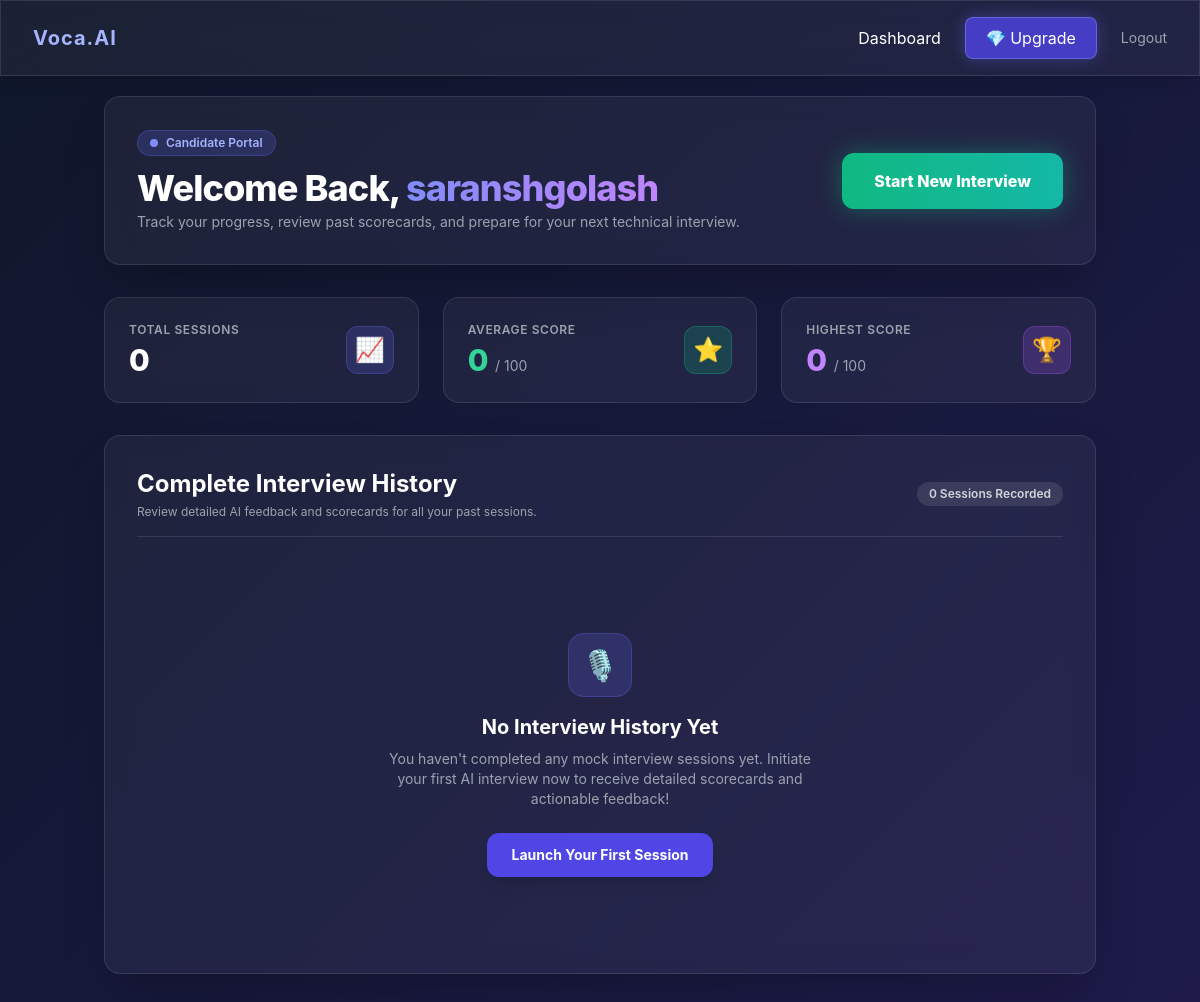
Page /dashboard (signed in) on the earlier database version.
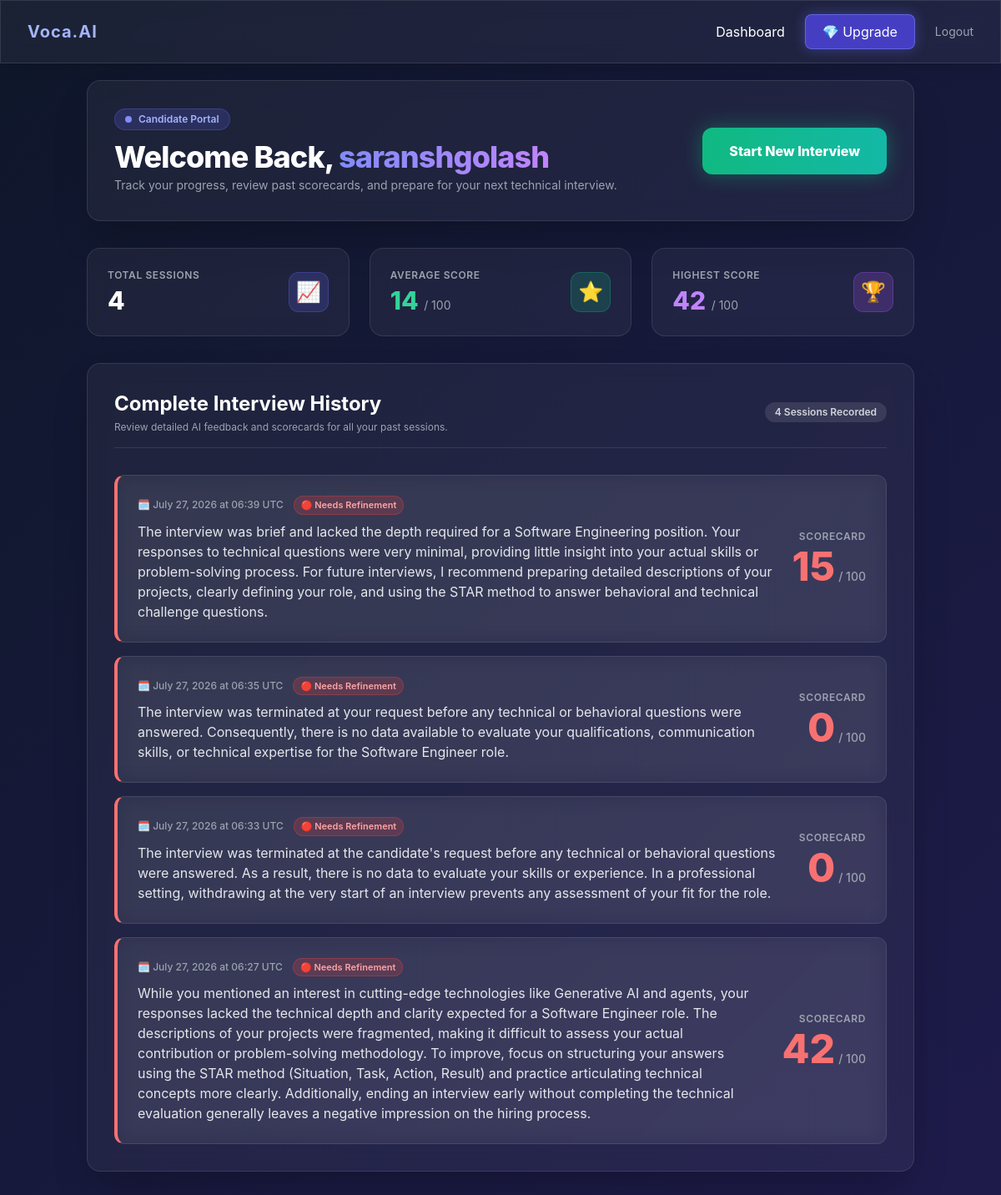
Same page on the later database version.
### app.py (models this page shows, shortened)
class Interview(db.Model):
    id = db.Column(db.Integer, primary_key=True)
    user_id = db.Column(db.Integer, db.ForeignKey('user.id'), nullable=False)
    date_taken = db.Column(db.DateTime, nullable=False, default=datetime.utcnow)
    score = db.Column(db.Integer, nullable=False)
    feedback = db.Column(db.Text, nullable=False)

### app.py (the view)
@app.route('/dashboard')
@login_required
def dashboard():
    all_interviews = Interview.query.filter_by(user_id=current_user.id).order_by(Interview.date_taken.desc()).all()
    return render_template('dashboard.html', interviews=all_interviews)

### app.py (called while the page is built)
@login_manager.user_loader
def load_user(user_id):
    return User.query.get(int(user_id))

### templates/dashboard.html
{% extends 'base.html' %} {% block content %}
<div class="space-y-8">
  <div
    class="glass-card rounded-2xl p-8 shadow-2xl border border-white/10 flex flex-col md:flex-row justify-between items-start md:items-center gap-6"
  >
    <div>
      <div
        class="inline-flex items-center gap-2 px-3 py-1 rounded-full bg-indigo-500/20 text-indigo-300 text-xs font-semibold border border-indigo-500/30 mb-3"
      >
        <span class="w-2 h-2 rounded-full bg-indigo-400 animate-ping"></span>
        Candidate Portal
      </div>
      <h2 class="text-3xl md:text-4xl font-extrabold text-white tracking-tight">
        Welcome Back,
        <span
          class="bg-gradient-to-r from-indigo-400 to-purple-400 bg-clip-text text-transparent"
          >{{ current_user.username }}</span
        >
      </h2>
      <p class="text-gray-400 text-sm mt-1">
        Track your progress, review past scorecards, and prepare for your next
        technical interview.
      </p>
    </div>
    <a
      href="{{ url_for('interview') }}"
      class="px-8 py-4 bg-gradient-to-r from-emerald-500 to-teal-500 hover:from-emerald-400 hover:to-teal-400 text-white font-extrabold rounded-xl shadow-[0_0_25px_rgba(16,185,129,0.4)] transition transform hover:scale-105 shrink-0"
    >
      Start New Interview
    </a>
  </div>
  <div class="grid grid-cols-1 md:grid-cols-3 gap-6">
    <div
      class="glass-card rounded-2xl p-6 border border-white/10 flex items-center justify-between"
    >
      <div>
        <p
          class="text-xs text-gray-400 uppercase tracking-wider font-semibold mb-1"
        >
          Total Sessions
        </p>
        <p class="text-3xl font-extrabold text-white">
          {{ interviews|length }}
        </p>
      </div>
      <div
        class="w-12 h-12 rounded-xl bg-indigo-500/20 flex items-center justify-center text-2xl text-indigo-400 border border-indigo-500/30"
      >
        📈
      </div>
    </div>
    <div
      class="glass-card rounded-2xl p-6 border border-white/10 flex items-center justify-between"
    >
      <div>
        <p
          class="text-xs text-gray-400 uppercase tracking-wider font-semibold mb-1"
        >
          Average Score
        </p>
        <p class="text-3xl font-extrabold text-emerald-400">
          {% if interviews %} {{ (interviews|sum(attribute='score') /
          interviews|length)|round|int }} {% else %} 0 {% endif %}
          <span class="text-sm font-normal text-gray-400">/ 100</span>
        </p>
      </div>
      <div
        class="w-12 h-12 rounded-xl bg-emerald-500/20 flex items-center justify-center text-2xl text-emerald-400 border border-emerald-500/30"
      >
        ⭐
      </div>
    </div>
    <div
      class="glass-card rounded-2xl p-6 border border-white/10 flex items-center justify-between"
    >
      <div>
        <p
          class="text-xs text-gray-400 uppercase tracking-wider font-semibold mb-1"
        >
          Highest Score
        </p>
        <p class="text-3xl font-extrabold text-purple-400">
          {% if interviews %} {{ interviews|map(attribute='score')|max }} {%
          else %} 0 {% endif %}
          <span class="text-sm font-normal text-gray-400">/ 100</span>
        </p>
      </div>
      <div
        class="w-12 h-12 rounded-xl bg-purple-500/20 flex items-center justify-center text-2xl text-purple-400 border border-purple-500/30"
      >
        🏆
      </div>
    </div>
  </div>
  <div class="glass-card rounded-2xl p-8 shadow-2xl border border-white/10">
    <div
      class="flex flex-col sm:flex-row justify-between items-start sm:items-center gap-4 mb-8 pb-4 border-b border-white/10"
    >
      <div>
        <h3 class="text-2xl font-bold text-white">
          Complete Interview History
        </h3>
        <p class="text-xs text-gray-400 mt-1">
          Review detailed AI feedback and scorecards for all your past sessions.
        </p>
      </div>
      <span
        class="px-3 py-1 bg-white/10 text-gray-300 rounded-full text-xs font-semibold"
      >
        {{ interviews|length }} Session{% if interviews|length != 1 %}s{% endif
        %} Recorded
      </span>
    </div>
    {% if interviews %}
    <div class="space-y-4">
      {% for record in interviews %}
      <div
        class="glass-card rounded-xl p-6 flex flex-col md:flex-row justify-between items-start md:items-center gap-6 border-l-4 transition hover:bg-white/[0.07] {% if record.score >= 80 %}border-l-emerald-400{% elif record.score >= 60 %}border-l-yellow-400{% else %}border-l-red-400{% endif %}"
      >
        <div class="flex-grow max-w-3xl">
          <div class="flex flex-wrap items-center gap-3 mb-2">
            <span
              class="text-xs text-gray-400 flex items-center gap-1 font-medium"
            >
              🗓️ {{ record.date_taken.strftime('%B %d, %Y at %H:%M') }} UTC
            </span>
            {% if record.score >= 80 %}
            <span
              class="px-2 py-0.5 rounded-full bg-emerald-500/20 text-emerald-300 text-[11px] font-semibold border border-emerald-500/30"
            >
              🟢 Excellent Delivery
            </span>
            {% elif record.score >= 60 %}
            <span
              class="px-2 py-0.5 rounded-full bg-yellow-500/20 text-yellow-300 text-[11px] font-semibold border border-yellow-500/30"
            >
              🟡 Satisfactory
            </span>
            {% else %}
            <span
              class="px-2 py-0.5 rounded-full bg-red-500/20 text-red-300 text-[11px] font-semibold border border-red-500/30"
            >
              🔴 Needs Refinement
            </span>
            {% endif %}
          </div>
          <p class="text-gray-200 text-sm md:text-base leading-relaxed">
            {{ record.feedback }}
          </p>
        </div>
        <div
          class="flex md:flex-col items-center md:items-end justify-between w-full md:w-auto pt-4 md:pt-0 border-t md:border-t-0 border-white/10 shrink-0"
        >
          <span
            class="text-xs text-gray-400 md:mb-1 uppercase tracking-wider font-semibold"
            >Scorecard</span
          >
          <div class="flex items-baseline gap-1">
            <span
              class="text-4xl md:text-5xl font-extrabold {% if record.score >= 80 %}text-emerald-400{% elif record.score >= 60 %}text-yellow-400{% else %}text-red-400{% endif %}"
            >
              {{ record.score }}
            </span>
            <span class="text-gray-400 text-sm font-medium">/ 100</span>
          </div>
        </div>
      </div>
      {% endfor %}
    </div>
    {% else %}
    <div class="text-center py-16 px-4">
      <div
        class="w-16 h-16 rounded-2xl bg-indigo-500/20 flex items-center justify-center text-3xl mx-auto mb-4 text-indigo-400 border border-indigo-500/30"
      >
        🎙️
      </div>
      <h4 class="text-xl font-bold text-white mb-2">
        No Interview History Yet
      </h4>
      <p class="text-gray-400 max-w-md mx-auto text-sm mb-6">
        You haven't completed any mock interview sessions yet. Initiate your
        first AI interview now to receive detailed scorecards and actionable
        feedback!
      </p>
      <a
        href="{{ url_for('interview') }}"
        class="inline-block px-6 py-3 bg-indigo-600 hover:bg-indigo-500 text-white font-bold rounded-xl shadow-lg transition transform hover:scale-105 text-sm"
      >
        Launch Your First Session
      </a>
    </div>
    {% endif %}
  </div>
</div>
{% endblock %}

### templates/base.html (shortened to what this page needs)
<!doctype html>
<html lang="en">
  <head>
    <script src="https://cdn.tailwindcss.com"></script>
  </head>
  <body class="pt-24 pb-12">
    <nav
      class="glass-card fixed w-full top-0 z-50 px-8 py-4 flex justify-between items-center shadow-lg"
    >
      <a href="/" class="text-xl font-bold tracking-wider text-indigo-300"
        >Voca.AI</a
      >
      <div class="space-x-6 flex items-center">
        {% if current_user.is_authenticated %}
        <a
          href="{{ url_for('dashboard') }}"
          class="hover:text-indigo-400 transition"
          >Dashboard</a
        >
        <a
          href="{{ url_for('subscription') }}"
          class="px-5 py-2 bg-indigo-600/80 hover:bg-indigo-500 rounded-lg shadow-[0_0_15px_rgba(99,102,241,0.4)] transition border border-indigo-400/50"
        >
          💎 Upgrade
        </a>
        <a
          href="{{ url_for('logout') }}"
          class="text-sm text-gray-400 hover:text-red-400 transition"
          >Logout</a
        >
        {% endif %}
      </div>
    </nav>
    <div class="max-w-5xl mx-auto px-4">
       {% block content %}{% endblock %}
    </div>
  </body>
</html>

### templates/base.html (style rules this page uses)
body { background: linear-gradient(135deg, #0f172a 0%, #1e1b4b 100%); color: white; min-height: 100vh; font-family: "Inter", sans-serif; }
.glass-card { background: rgba(255, 255, 255, 0.05); backdrop-filter: blur(12px); border: 1px solid rgba(255, 255, 255, 0.1); }

Differences in the rows shown:
added Interview: date_taken "July 27, 2026 at 06:39", shows "🔴 Needs Refinement", feedback "The interview was brief and lacked the depth required for a Software Engineering position. Your responses to technical questions were very minimal, providing little insight into your actual skills or problem-solving process. For future interviews, I recommend preparing detailed descriptions of your projects, clearly defining your role, and using the STAR method to answer behavioral and technical challenge questions.", score "15"
added Interview: date_taken "July 27, 2026 at 06:35", shows "🔴 Needs Refinement", feedback "The interview was terminated at your request before any technical or behavioral questions were answered. Consequently, there is no data available to evaluate your qualifications, communication skills, or technical expertise for the Software Engineer role.", score "0"
added Interview: date_taken "July 27, 2026 at 06:33", shows "🔴 Needs Refinement", feedback "The interview was terminated at the candidate's request before any technical or behavioral questions were answered. As a result, there is no data to evaluate your skills or experience. In a professional setting, withdrawing at the very start of an interview prevents any assessment of your fit for the role.", score "0"
added Interview: date_taken "July 27, 2026 at 06:27", shows "🔴 Needs Refinement", feedback "While you mentioned an interest in cutting-edge technologies like Generative AI and agents, your responses lacked the technical depth and clarity expected for a Software Engineer role. The descriptions of your projects were fragmented, making it difficult to assess your actual contribution or problem-solving methodology. To improve, focus on structuring your answers using the STAR method (Situation, Task, Action, Result) and practice articulating technical concepts more clearly. Additionally, ending an interview early without completing the technical evaluation generally leaves a negative impression on the hiring process.", score "42"
Other differences:
{{ interviews|length }}: "0" → "4"
{{ interviews|map(attribute='score')|max }}: (not shown) → "42"
text no longer shown: "0 0 🎙️ No Interview History Yet You haven't completed any mock interview sessions yet. Initiate your first AI interview now to receive detailed scorecards and actionable feedback! Launch Your First Session"
text now shown: "14"
